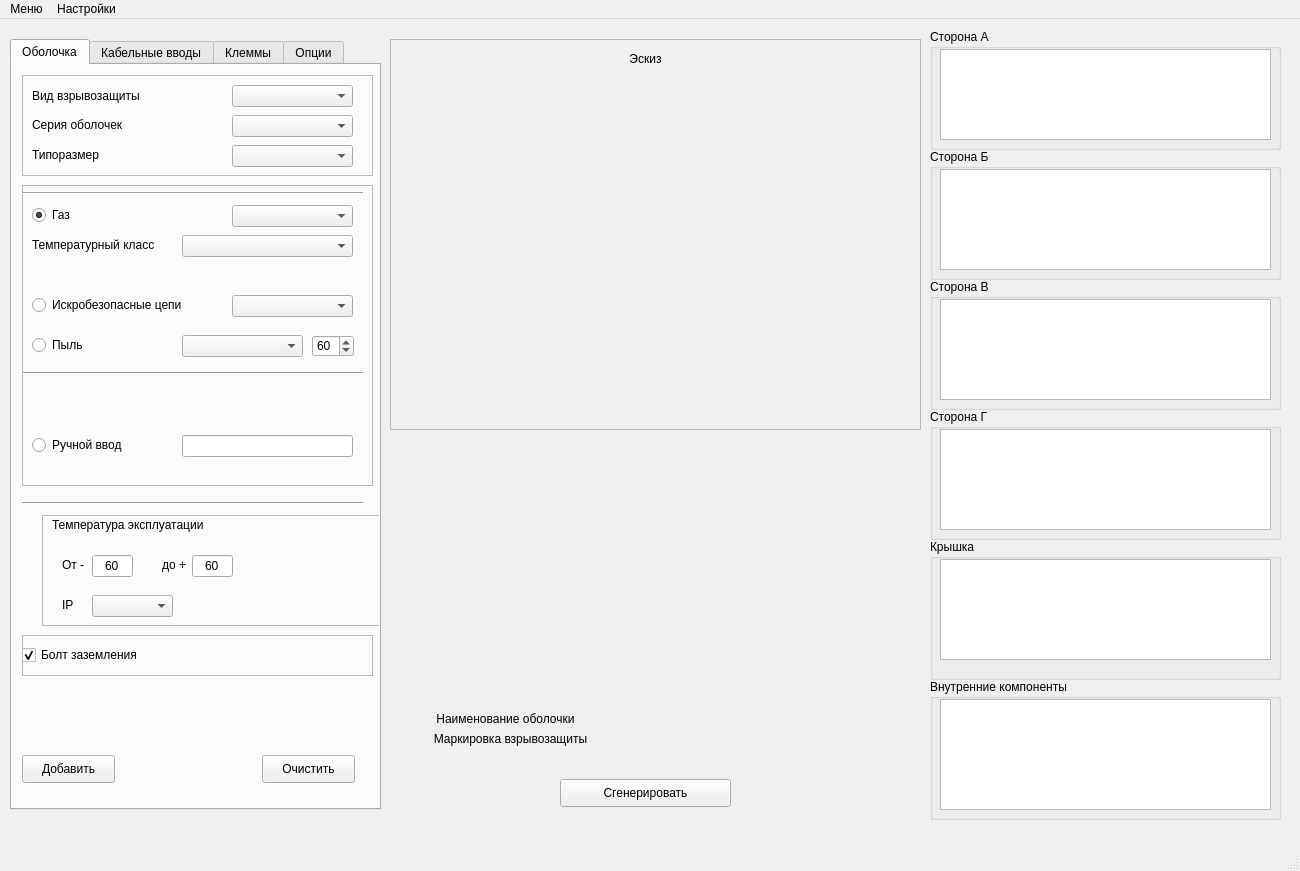
<?xml version="1.0" encoding="UTF-8"?>
<ui version="4.0">
 <class>MainWindow</class>
 <widget class="QMainWindow" name="MainWindow">
  <property name="enabled">
   <bool>true</bool>
  </property>
  <property name="geometry">
   <rect>
    <x>0</x>
    <y>0</y>
    <width>1300</width>
    <height>871</height>
   </rect>
  </property>
  <property name="windowTitle">
   <string>Программа подбора клеммных коробок &quot;СПЕЦМАШ&quot;</string>
  </property>
  <property name="windowIcon">
   <iconset>
    <normaloff>//fs_spb/Docs/КД/ВЗОР/03 КД/10 Светильники/0. База КОМПАС/3D модели/_Документация/12. Фотографии и рендеры/Картинки и фоновые изображения/Логотип СПЕЦМАШ.JPG</normaloff>//fs_spb/Docs/КД/ВЗОР/03 КД/10 Светильники/0. База КОМПАС/3D модели/_Документация/12. Фотографии и рендеры/Картинки и фоновые изображения/Логотип СПЕЦМАШ.JPG</iconset>
  </property>
  <widget class="QWidget" name="centralwidget">
   <widget class="QTabWidget" name="tabWidget">
    <property name="enabled">
     <bool>true</bool>
    </property>
    <property name="geometry">
     <rect>
      <x>10</x>
      <y>20</y>
      <width>371</width>
      <height>771</height>
     </rect>
    </property>
    <property name="focusPolicy">
     <enum>Qt::TabFocus</enum>
    </property>
    <property name="currentIndex">
     <number>0</number>
    </property>
    <widget class="QWidget" name="tab">
     <attribute name="title">
      <string>Оболочка</string>
     </attribute>
     <widget class="QFrame" name="ex_mark_frame">
      <property name="geometry">
       <rect>
        <x>10</x>
        <y>10</y>
        <width>351</width>
        <height>101</height>
       </rect>
      </property>
      <property name="frameShape">
       <enum>QFrame::StyledPanel</enum>
      </property>
      <property name="frameShadow">
       <enum>QFrame::Raised</enum>
      </property>
      <widget class="QComboBox" name="enclosure_size_comboBox">
       <property name="geometry">
        <rect>
         <x>210</x>
         <y>70</y>
         <width>121</width>
         <height>22</height>
        </rect>
       </property>
      </widget>
      <widget class="QComboBox" name="enclosure_series_comboBox">
       <property name="geometry">
        <rect>
         <x>210</x>
         <y>40</y>
         <width>121</width>
         <height>22</height>
        </rect>
       </property>
      </widget>
      <widget class="QLabel" name="label_3">
       <property name="geometry">
        <rect>
         <x>10</x>
         <y>70</y>
         <width>111</width>
         <height>20</height>
        </rect>
       </property>
       <property name="text">
        <string>Типоразмер</string>
       </property>
      </widget>
      <widget class="QComboBox" name="ex_type_comboBox">
       <property name="geometry">
        <rect>
         <x>210</x>
         <y>10</y>
         <width>121</width>
         <height>22</height>
        </rect>
       </property>
      </widget>
      <widget class="QLabel" name="label_2">
       <property name="geometry">
        <rect>
         <x>10</x>
         <y>40</y>
         <width>121</width>
         <height>20</height>
        </rect>
       </property>
       <property name="text">
        <string>Серия оболочек</string>
       </property>
      </widget>
      <widget class="QLabel" name="label_4">
       <property name="geometry">
        <rect>
         <x>10</x>
         <y>10</y>
         <width>171</width>
         <height>21</height>
        </rect>
       </property>
       <property name="layoutDirection">
        <enum>Qt::LeftToRight</enum>
       </property>
       <property name="text">
        <string>Вид взрывозащиты</string>
       </property>
      </widget>
     </widget>
     <widget class="QFrame" name="frame_5">
      <property name="geometry">
       <rect>
        <x>10</x>
        <y>570</y>
        <width>351</width>
        <height>41</height>
       </rect>
      </property>
      <property name="frameShape">
       <enum>QFrame::StyledPanel</enum>
      </property>
      <property name="frameShadow">
       <enum>QFrame::Raised</enum>
      </property>
      <widget class="QCheckBox" name="earth_bolt_checkBox">
       <property name="enabled">
        <bool>true</bool>
       </property>
       <property name="geometry">
        <rect>
         <x>0</x>
         <y>10</y>
         <width>151</width>
         <height>20</height>
        </rect>
       </property>
       <property name="text">
        <string>Болт заземления</string>
       </property>
       <property name="checked">
        <bool>true</bool>
       </property>
      </widget>
     </widget>
     <widget class="QFrame" name="frame_6">
      <property name="geometry">
       <rect>
        <x>30</x>
        <y>450</y>
        <width>351</width>
        <height>111</height>
       </rect>
      </property>
      <property name="frameShape">
       <enum>QFrame::StyledPanel</enum>
      </property>
      <property name="frameShadow">
       <enum>QFrame::Raised</enum>
      </property>
      <widget class="QLabel" name="label_9">
       <property name="geometry">
        <rect>
         <x>20</x>
         <y>80</y>
         <width>31</width>
         <height>20</height>
        </rect>
       </property>
       <property name="text">
        <string>IP</string>
       </property>
      </widget>
      <widget class="QLineEdit" name="lo_temperature_limit_lineEdit">
       <property name="geometry">
        <rect>
         <x>50</x>
         <y>40</y>
         <width>41</width>
         <height>22</height>
        </rect>
       </property>
       <property name="text">
        <string>60</string>
       </property>
       <property name="alignment">
        <set>Qt::AlignCenter</set>
       </property>
      </widget>
      <widget class="QComboBox" name="ip_mark_selection_comboBox">
       <property name="geometry">
        <rect>
         <x>50</x>
         <y>80</y>
         <width>81</width>
         <height>22</height>
        </rect>
       </property>
      </widget>
      <widget class="QLineEdit" name="top_temperature_limit_lineEdit">
       <property name="geometry">
        <rect>
         <x>150</x>
         <y>40</y>
         <width>41</width>
         <height>22</height>
        </rect>
       </property>
       <property name="text">
        <string>60</string>
       </property>
       <property name="alignment">
        <set>Qt::AlignCenter</set>
       </property>
      </widget>
      <widget class="QLabel" name="label_8">
       <property name="geometry">
        <rect>
         <x>120</x>
         <y>40</y>
         <width>31</width>
         <height>20</height>
        </rect>
       </property>
       <property name="text">
        <string>до +</string>
       </property>
      </widget>
      <widget class="QLabel" name="label_6">
       <property name="geometry">
        <rect>
         <x>10</x>
         <y>0</y>
         <width>171</width>
         <height>20</height>
        </rect>
       </property>
       <property name="text">
        <string>Температура эксплуатации</string>
       </property>
      </widget>
      <widget class="QLabel" name="label_7">
       <property name="geometry">
        <rect>
         <x>20</x>
         <y>40</y>
         <width>31</width>
         <height>20</height>
        </rect>
       </property>
       <property name="text">
        <string>От -</string>
       </property>
      </widget>
     </widget>
     <widget class="QPushButton" name="add_enclosure_data_pushButton">
      <property name="geometry">
       <rect>
        <x>10</x>
        <y>690</y>
        <width>93</width>
        <height>28</height>
       </rect>
      </property>
      <property name="text">
       <string>Добавить</string>
      </property>
     </widget>
     <widget class="QPushButton" name="clear_enclosure_data_pushButton">
      <property name="geometry">
       <rect>
        <x>250</x>
        <y>690</y>
        <width>93</width>
        <height>28</height>
       </rect>
      </property>
      <property name="text">
       <string>Очистить</string>
      </property>
     </widget>
     <widget class="QFrame" name="ex_mark_frame_4">
      <property name="geometry">
       <rect>
        <x>10</x>
        <y>120</y>
        <width>351</width>
        <height>301</height>
       </rect>
      </property>
      <property name="frameShape">
       <enum>QFrame::StyledPanel</enum>
      </property>
      <property name="frameShadow">
       <enum>QFrame::Raised</enum>
      </property>
      <widget class="QRadioButton" name="gas_mark_enable_radioButton">
       <property name="enabled">
        <bool>true</bool>
       </property>
       <property name="geometry">
        <rect>
         <x>10</x>
         <y>20</y>
         <width>51</width>
         <height>20</height>
        </rect>
       </property>
       <property name="text">
        <string>Газ</string>
       </property>
       <property name="checked">
        <bool>true</bool>
       </property>
      </widget>
      <widget class="QRadioButton" name="ia_radioButton_3">
       <property name="enabled">
        <bool>true</bool>
       </property>
       <property name="geometry">
        <rect>
         <x>10</x>
         <y>150</y>
         <width>61</width>
         <height>20</height>
        </rect>
       </property>
       <property name="text">
        <string>Пыль</string>
       </property>
      </widget>
      <widget class="QComboBox" name="dust_mark_comboBox">
       <property name="geometry">
        <rect>
         <x>160</x>
         <y>150</y>
         <width>121</width>
         <height>22</height>
        </rect>
       </property>
      </widget>
      <widget class="QLineEdit" name="ex_mark_manual_enter">
       <property name="geometry">
        <rect>
         <x>160</x>
         <y>250</y>
         <width>171</width>
         <height>22</height>
        </rect>
       </property>
       <property name="text">
        <string/>
       </property>
       <property name="alignment">
        <set>Qt::AlignCenter</set>
       </property>
      </widget>
      <widget class="QComboBox" name="ex_gas_mark_comboBox">
       <property name="enabled">
        <bool>true</bool>
       </property>
       <property name="geometry">
        <rect>
         <x>210</x>
         <y>20</y>
         <width>121</width>
         <height>22</height>
        </rect>
       </property>
       <property name="focusPolicy">
        <enum>Qt::NoFocus</enum>
       </property>
      </widget>
      <widget class="QRadioButton" name="spark_mark_enable_radioButton_4">
       <property name="enabled">
        <bool>true</bool>
       </property>
       <property name="geometry">
        <rect>
         <x>10</x>
         <y>110</y>
         <width>171</width>
         <height>20</height>
        </rect>
       </property>
       <property name="text">
        <string>Искробезопасные цепи</string>
       </property>
      </widget>
      <widget class="QRadioButton" name="ib_radioButton_5">
       <property name="enabled">
        <bool>true</bool>
       </property>
       <property name="geometry">
        <rect>
         <x>10</x>
         <y>250</y>
         <width>111</width>
         <height>20</height>
        </rect>
       </property>
       <property name="text">
        <string>Ручной ввод</string>
       </property>
      </widget>
      <widget class="QComboBox" name="spark_mark_comboBox">
       <property name="geometry">
        <rect>
         <x>210</x>
         <y>110</y>
         <width>121</width>
         <height>22</height>
        </rect>
       </property>
      </widget>
      <widget class="QComboBox" name="temperature_class_comboBox">
       <property name="geometry">
        <rect>
         <x>160</x>
         <y>50</y>
         <width>171</width>
         <height>22</height>
        </rect>
       </property>
      </widget>
      <widget class="QLabel" name="label_13">
       <property name="geometry">
        <rect>
         <x>10</x>
         <y>50</y>
         <width>161</width>
         <height>20</height>
        </rect>
       </property>
       <property name="text">
        <string>Температурный класс</string>
       </property>
      </widget>
      <widget class="QSpinBox" name="dust_temperature_spinBox">
       <property name="geometry">
        <rect>
         <x>290</x>
         <y>150</y>
         <width>42</width>
         <height>22</height>
        </rect>
       </property>
       <property name="maximum">
        <number>195</number>
       </property>
       <property name="value">
        <number>60</number>
       </property>
      </widget>
      <widget class="Line" name="line">
       <property name="geometry">
        <rect>
         <x>0</x>
         <y>180</y>
         <width>341</width>
         <height>16</height>
        </rect>
       </property>
       <property name="orientation">
        <enum>Qt::Horizontal</enum>
       </property>
      </widget>
      <widget class="Line" name="line_2">
       <property name="geometry">
        <rect>
         <x>0</x>
         <y>0</y>
         <width>341</width>
         <height>16</height>
        </rect>
       </property>
       <property name="orientation">
        <enum>Qt::Horizontal</enum>
       </property>
      </widget>
     </widget>
     <widget class="Line" name="line_3">
      <property name="geometry">
       <rect>
        <x>10</x>
        <y>430</y>
        <width>341</width>
        <height>16</height>
       </rect>
      </property>
      <property name="orientation">
       <enum>Qt::Horizontal</enum>
      </property>
     </widget>
    </widget>
    <widget class="QWidget" name="tab_3">
     <attribute name="title">
      <string>Кабельные вводы</string>
     </attribute>
     <widget class="QPushButton" name="add_cable_gland_pushButton">
      <property name="geometry">
       <rect>
        <x>140</x>
        <y>700</y>
        <width>93</width>
        <height>28</height>
       </rect>
      </property>
      <property name="text">
       <string>Добавить</string>
      </property>
     </widget>
     <widget class="QFrame" name="frame_8">
      <property name="geometry">
       <rect>
        <x>0</x>
        <y>0</y>
        <width>361</width>
        <height>111</height>
       </rect>
      </property>
      <property name="frameShape">
       <enum>QFrame::StyledPanel</enum>
      </property>
      <property name="frameShadow">
       <enum>QFrame::Raised</enum>
      </property>
      <widget class="QLabel" name="label_11">
       <property name="geometry">
        <rect>
         <x>10</x>
         <y>80</y>
         <width>171</width>
         <height>21</height>
        </rect>
       </property>
       <property name="layoutDirection">
        <enum>Qt::LeftToRight</enum>
       </property>
       <property name="text">
        <string>Размер и диапазон обжатия</string>
       </property>
      </widget>
      <widget class="QLabel" name="label_10">
       <property name="geometry">
        <rect>
         <x>10</x>
         <y>10</y>
         <width>171</width>
         <height>21</height>
        </rect>
       </property>
       <property name="layoutDirection">
        <enum>Qt::LeftToRight</enum>
       </property>
       <property name="text">
        <string>Тип ввода</string>
       </property>
      </widget>
      <widget class="QComboBox" name="cable_gland_series_comboBox">
       <property name="geometry">
        <rect>
         <x>190</x>
         <y>10</y>
         <width>171</width>
         <height>22</height>
        </rect>
       </property>
      </widget>
      <widget class="QComboBox" name="cable_gland_size_comboBox">
       <property name="geometry">
        <rect>
         <x>190</x>
         <y>80</y>
         <width>171</width>
         <height>22</height>
        </rect>
       </property>
      </widget>
      <widget class="QLabel" name="glan_compression_size_label">
       <property name="geometry">
        <rect>
         <x>10</x>
         <y>40</y>
         <width>171</width>
         <height>21</height>
        </rect>
       </property>
       <property name="layoutDirection">
        <enum>Qt::LeftToRight</enum>
       </property>
       <property name="text">
        <string>Диапазон обжатия: </string>
       </property>
      </widget>
     </widget>
     <widget class="QFrame" name="frame_9">
      <property name="geometry">
       <rect>
        <x>0</x>
        <y>140</y>
        <width>361</width>
        <height>201</height>
       </rect>
      </property>
      <property name="frameShape">
       <enum>QFrame::StyledPanel</enum>
      </property>
      <property name="frameShadow">
       <enum>QFrame::Raised</enum>
      </property>
      <widget class="QLabel" name="label_12">
       <property name="geometry">
        <rect>
         <x>80</x>
         <y>0</y>
         <width>221</width>
         <height>21</height>
        </rect>
       </property>
       <property name="layoutDirection">
        <enum>Qt::LeftToRight</enum>
       </property>
       <property name="text">
        <string>Сторона установки и количество</string>
       </property>
       <property name="alignment">
        <set>Qt::AlignCenter</set>
       </property>
      </widget>
      <widget class="QCheckBox" name="side_A_checkBox">
       <property name="geometry">
        <rect>
         <x>170</x>
         <y>30</y>
         <width>41</width>
         <height>20</height>
        </rect>
       </property>
       <property name="text">
        <string>А</string>
       </property>
      </widget>
      <widget class="QCheckBox" name="checkBox_2">
       <property name="geometry">
        <rect>
         <x>260</x>
         <y>80</y>
         <width>41</width>
         <height>20</height>
        </rect>
       </property>
       <property name="text">
        <string>Б</string>
       </property>
      </widget>
      <widget class="QCheckBox" name="checkBox_4">
       <property name="geometry">
        <rect>
         <x>80</x>
         <y>80</y>
         <width>41</width>
         <height>20</height>
        </rect>
       </property>
       <property name="text">
        <string>Г</string>
       </property>
      </widget>
      <widget class="QCheckBox" name="checkBox_3">
       <property name="geometry">
        <rect>
         <x>170</x>
         <y>140</y>
         <width>41</width>
         <height>20</height>
        </rect>
       </property>
       <property name="text">
        <string>В</string>
       </property>
      </widget>
      <widget class="QSpinBox" name="side_G_spinBox">
       <property name="geometry">
        <rect>
         <x>60</x>
         <y>110</y>
         <width>51</width>
         <height>22</height>
        </rect>
       </property>
      </widget>
      <widget class="QSpinBox" name="side_A_spinBox">
       <property name="geometry">
        <rect>
         <x>150</x>
         <y>60</y>
         <width>51</width>
         <height>22</height>
        </rect>
       </property>
      </widget>
      <widget class="QSpinBox" name="side_B_spinBox">
       <property name="geometry">
        <rect>
         <x>240</x>
         <y>110</y>
         <width>51</width>
         <height>22</height>
        </rect>
       </property>
      </widget>
      <widget class="QSpinBox" name="side_V_spinBox">
       <property name="geometry">
        <rect>
         <x>150</x>
         <y>170</y>
         <width>51</width>
         <height>22</height>
        </rect>
       </property>
      </widget>
     </widget>
     <widget class="QFrame" name="frame_3">
      <property name="geometry">
       <rect>
        <x>0</x>
        <y>500</y>
        <width>361</width>
        <height>181</height>
       </rect>
      </property>
      <property name="frameShape">
       <enum>QFrame::StyledPanel</enum>
      </property>
      <property name="frameShadow">
       <enum>QFrame::Raised</enum>
      </property>
      <widget class="QLineEdit" name="ex_mark_manual_enter_2">
       <property name="geometry">
        <rect>
         <x>160</x>
         <y>20</y>
         <width>171</width>
         <height>22</height>
        </rect>
       </property>
       <property name="text">
        <string/>
       </property>
       <property name="alignment">
        <set>Qt::AlignCenter</set>
       </property>
      </widget>
      <widget class="QLabel" name="label_16">
       <property name="geometry">
        <rect>
         <x>20</x>
         <y>0</y>
         <width>171</width>
         <height>21</height>
        </rect>
       </property>
       <property name="layoutDirection">
        <enum>Qt::LeftToRight</enum>
       </property>
       <property name="text">
        <string>Ручной ввод</string>
       </property>
      </widget>
     </widget>
     <widget class="QFrame" name="frame_4">
      <property name="geometry">
       <rect>
        <x>0</x>
        <y>350</y>
        <width>361</width>
        <height>141</height>
       </rect>
      </property>
      <property name="frameShape">
       <enum>QFrame::StyledPanel</enum>
      </property>
      <property name="frameShadow">
       <enum>QFrame::Raised</enum>
      </property>
      <widget class="QCheckBox" name="earth_ring_checkBox">
       <property name="geometry">
        <rect>
         <x>10</x>
         <y>50</y>
         <width>151</width>
         <height>20</height>
        </rect>
       </property>
       <property name="text">
        <string>Кольцо заземления КЗ</string>
       </property>
      </widget>
      <widget class="QCheckBox" name="checkBox_7">
       <property name="geometry">
        <rect>
         <x>10</x>
         <y>30</y>
         <width>201</width>
         <height>20</height>
        </rect>
       </property>
       <property name="text">
        <string>Заглушка ВЗ-ВЗ</string>
       </property>
      </widget>
      <widget class="QCheckBox" name="checkBox_8">
       <property name="geometry">
        <rect>
         <x>10</x>
         <y>10</y>
         <width>201</width>
         <height>20</height>
        </rect>
       </property>
       <property name="text">
        <string>Заглушка ВЗ-ВЗе</string>
       </property>
      </widget>
      <widget class="QCheckBox" name="earth_ring_checkBox_2">
       <property name="geometry">
        <rect>
         <x>10</x>
         <y>70</y>
         <width>151</width>
         <height>20</height>
        </rect>
       </property>
       <property name="text">
        <string>Контргайка только Exe</string>
       </property>
      </widget>
      <widget class="QCheckBox" name="earth_ring_checkBox_3">
       <property name="geometry">
        <rect>
         <x>10</x>
         <y>90</y>
         <width>221</width>
         <height>20</height>
        </rect>
       </property>
       <property name="text">
        <string>Рифленая шайба только для ВН и ВС</string>
       </property>
      </widget>
      <widget class="QCheckBox" name="earth_ring_checkBox_4">
       <property name="geometry">
        <rect>
         <x>10</x>
         <y>110</y>
         <width>221</width>
         <height>20</height>
        </rect>
       </property>
       <property name="text">
        <string>Защитный кожух Ч</string>
       </property>
      </widget>
     </widget>
    </widget>
    <widget class="QWidget" name="tab_4">
     <attribute name="title">
      <string>Клеммы</string>
     </attribute>
     <widget class="QFrame" name="frame_10">
      <property name="geometry">
       <rect>
        <x>0</x>
        <y>0</y>
        <width>371</width>
        <height>231</height>
       </rect>
      </property>
      <property name="frameShape">
       <enum>QFrame::StyledPanel</enum>
      </property>
      <property name="frameShadow">
       <enum>QFrame::Raised</enum>
      </property>
      <widget class="QComboBox" name="comboBox_26">
       <property name="geometry">
        <rect>
         <x>130</x>
         <y>130</y>
         <width>231</width>
         <height>22</height>
        </rect>
       </property>
      </widget>
      <widget class="QComboBox" name="comboBox_30">
       <property name="geometry">
        <rect>
         <x>130</x>
         <y>10</y>
         <width>231</width>
         <height>22</height>
        </rect>
       </property>
      </widget>
      <widget class="QLabel" name="label_33">
       <property name="geometry">
        <rect>
         <x>10</x>
         <y>70</y>
         <width>91</width>
         <height>20</height>
        </rect>
       </property>
       <property name="text">
        <string>Цвет</string>
       </property>
      </widget>
      <widget class="QLabel" name="label_34">
       <property name="geometry">
        <rect>
         <x>10</x>
         <y>100</y>
         <width>91</width>
         <height>20</height>
        </rect>
       </property>
       <property name="text">
        <string>Тип клеммы</string>
       </property>
      </widget>
      <widget class="QComboBox" name="comboBox_29">
       <property name="geometry">
        <rect>
         <x>130</x>
         <y>100</y>
         <width>231</width>
         <height>22</height>
        </rect>
       </property>
      </widget>
      <widget class="QComboBox" name="comboBox_28">
       <property name="geometry">
        <rect>
         <x>130</x>
         <y>70</y>
         <width>231</width>
         <height>22</height>
        </rect>
       </property>
      </widget>
      <widget class="QLabel" name="label_31">
       <property name="geometry">
        <rect>
         <x>10</x>
         <y>10</y>
         <width>111</width>
         <height>20</height>
        </rect>
       </property>
       <property name="text">
        <string>Производитель</string>
       </property>
      </widget>
      <widget class="QLabel" name="label_35">
       <property name="geometry">
        <rect>
         <x>10</x>
         <y>130</y>
         <width>91</width>
         <height>20</height>
        </rect>
       </property>
       <property name="text">
        <string>Кол-во</string>
       </property>
      </widget>
      <widget class="QLabel" name="label_32">
       <property name="geometry">
        <rect>
         <x>10</x>
         <y>40</y>
         <width>91</width>
         <height>20</height>
        </rect>
       </property>
       <property name="text">
        <string>Сечение жилы</string>
       </property>
      </widget>
      <widget class="QComboBox" name="comboBox_31">
       <property name="geometry">
        <rect>
         <x>130</x>
         <y>40</y>
         <width>231</width>
         <height>22</height>
        </rect>
       </property>
      </widget>
      <widget class="QLabel" name="label_41">
       <property name="geometry">
        <rect>
         <x>10</x>
         <y>190</y>
         <width>111</width>
         <height>20</height>
        </rect>
       </property>
       <property name="text">
        <string>Ряд</string>
       </property>
      </widget>
      <widget class="QLabel" name="label_40">
       <property name="geometry">
        <rect>
         <x>280</x>
         <y>160</y>
         <width>61</width>
         <height>20</height>
        </rect>
       </property>
       <property name="text">
        <string>мм</string>
       </property>
      </widget>
      <widget class="QLabel" name="label_28">
       <property name="geometry">
        <rect>
         <x>10</x>
         <y>160</y>
         <width>111</width>
         <height>20</height>
        </rect>
       </property>
       <property name="text">
        <string>Отступ от клемм</string>
       </property>
      </widget>
      <widget class="QPushButton" name="pushButton_4">
       <property name="geometry">
        <rect>
         <x>260</x>
         <y>190</y>
         <width>93</width>
         <height>28</height>
        </rect>
       </property>
       <property name="text">
        <string>Добавить</string>
       </property>
      </widget>
      <widget class="QLineEdit" name="lineEdit_14">
       <property name="geometry">
        <rect>
         <x>130</x>
         <y>190</y>
         <width>111</width>
         <height>22</height>
        </rect>
       </property>
      </widget>
      <widget class="QLineEdit" name="lineEdit_13">
       <property name="geometry">
        <rect>
         <x>130</x>
         <y>160</y>
         <width>141</width>
         <height>22</height>
        </rect>
       </property>
      </widget>
     </widget>
     <widget class="QFrame" name="frame_11">
      <property name="geometry">
       <rect>
        <x>0</x>
        <y>230</y>
        <width>371</width>
        <height>121</height>
       </rect>
      </property>
      <property name="frameShape">
       <enum>QFrame::StyledPanel</enum>
      </property>
      <property name="frameShadow">
       <enum>QFrame::Raised</enum>
      </property>
      <widget class="QPushButton" name="pushButton_7">
       <property name="geometry">
        <rect>
         <x>130</x>
         <y>90</y>
         <width>93</width>
         <height>28</height>
        </rect>
       </property>
       <property name="text">
        <string>Добавить</string>
       </property>
      </widget>
      <widget class="QLabel" name="label_36">
       <property name="geometry">
        <rect>
         <x>10</x>
         <y>30</y>
         <width>91</width>
         <height>20</height>
        </rect>
       </property>
       <property name="text">
        <string>Тип перемычки</string>
       </property>
      </widget>
      <widget class="QLabel" name="label_29">
       <property name="geometry">
        <rect>
         <x>170</x>
         <y>0</y>
         <width>71</width>
         <height>20</height>
        </rect>
       </property>
       <property name="text">
        <string>Перемычки</string>
       </property>
      </widget>
      <widget class="QComboBox" name="comboBox_24">
       <property name="geometry">
        <rect>
         <x>130</x>
         <y>30</y>
         <width>231</width>
         <height>22</height>
        </rect>
       </property>
      </widget>
      <widget class="QLabel" name="label_27">
       <property name="geometry">
        <rect>
         <x>10</x>
         <y>60</y>
         <width>91</width>
         <height>20</height>
        </rect>
       </property>
       <property name="text">
        <string>Кол-во</string>
       </property>
      </widget>
      <widget class="QLineEdit" name="lineEdit_11">
       <property name="geometry">
        <rect>
         <x>130</x>
         <y>60</y>
         <width>231</width>
         <height>22</height>
        </rect>
       </property>
      </widget>
     </widget>
     <widget class="QFrame" name="frame_12">
      <property name="geometry">
       <rect>
        <x>0</x>
        <y>350</y>
        <width>371</width>
        <height>111</height>
       </rect>
      </property>
      <property name="frameShape">
       <enum>QFrame::StyledPanel</enum>
      </property>
      <property name="frameShadow">
       <enum>QFrame::Raised</enum>
      </property>
      <widget class="QLabel" name="label_37">
       <property name="geometry">
        <rect>
         <x>10</x>
         <y>20</y>
         <width>91</width>
         <height>20</height>
        </rect>
       </property>
       <property name="text">
        <string>Тип </string>
       </property>
      </widget>
      <widget class="QComboBox" name="comboBox_25">
       <property name="geometry">
        <rect>
         <x>130</x>
         <y>20</y>
         <width>231</width>
         <height>22</height>
        </rect>
       </property>
      </widget>
      <widget class="QPushButton" name="pushButton_6">
       <property name="geometry">
        <rect>
         <x>140</x>
         <y>80</y>
         <width>93</width>
         <height>28</height>
        </rect>
       </property>
       <property name="text">
        <string>Добавить</string>
       </property>
      </widget>
      <widget class="QLineEdit" name="lineEdit_12">
       <property name="geometry">
        <rect>
         <x>130</x>
         <y>50</y>
         <width>231</width>
         <height>22</height>
        </rect>
       </property>
      </widget>
      <widget class="QLabel" name="label_38">
       <property name="geometry">
        <rect>
         <x>120</x>
         <y>0</y>
         <width>161</width>
         <height>20</height>
        </rect>
       </property>
       <property name="text">
        <string>Разделительная пластины</string>
       </property>
      </widget>
      <widget class="QLabel" name="label_39">
       <property name="geometry">
        <rect>
         <x>10</x>
         <y>50</y>
         <width>91</width>
         <height>20</height>
        </rect>
       </property>
       <property name="text">
        <string>Кол-во</string>
       </property>
      </widget>
     </widget>
     <widget class="QFrame" name="frame_13">
      <property name="geometry">
       <rect>
        <x>0</x>
        <y>460</y>
        <width>371</width>
        <height>121</height>
       </rect>
      </property>
      <property name="frameShape">
       <enum>QFrame::StyledPanel</enum>
      </property>
      <property name="frameShadow">
       <enum>QFrame::Raised</enum>
      </property>
      <widget class="QLabel" name="label_65">
       <property name="geometry">
        <rect>
         <x>10</x>
         <y>30</y>
         <width>91</width>
         <height>20</height>
        </rect>
       </property>
       <property name="text">
        <string>Тип </string>
       </property>
      </widget>
      <widget class="QLabel" name="label_67">
       <property name="geometry">
        <rect>
         <x>10</x>
         <y>60</y>
         <width>91</width>
         <height>20</height>
        </rect>
       </property>
       <property name="text">
        <string>Кол-во</string>
       </property>
      </widget>
      <widget class="QPushButton" name="pushButton_5">
       <property name="geometry">
        <rect>
         <x>130</x>
         <y>90</y>
         <width>93</width>
         <height>28</height>
        </rect>
       </property>
       <property name="text">
        <string>Добавить</string>
       </property>
      </widget>
      <widget class="QLabel" name="label_66">
       <property name="geometry">
        <rect>
         <x>130</x>
         <y>0</y>
         <width>141</width>
         <height>20</height>
        </rect>
       </property>
       <property name="text">
        <string>Концевой стопор</string>
       </property>
      </widget>
      <widget class="QLineEdit" name="lineEdit_25">
       <property name="geometry">
        <rect>
         <x>130</x>
         <y>60</y>
         <width>231</width>
         <height>22</height>
        </rect>
       </property>
      </widget>
      <widget class="QComboBox" name="comboBox_44">
       <property name="geometry">
        <rect>
         <x>130</x>
         <y>30</y>
         <width>231</width>
         <height>22</height>
        </rect>
       </property>
      </widget>
     </widget>
     <widget class="QFrame" name="frame_14">
      <property name="geometry">
       <rect>
        <x>0</x>
        <y>590</y>
        <width>361</width>
        <height>111</height>
       </rect>
      </property>
      <property name="frameShape">
       <enum>QFrame::StyledPanel</enum>
      </property>
      <property name="frameShadow">
       <enum>QFrame::Raised</enum>
      </property>
      <widget class="QCheckBox" name="checkBox_15">
       <property name="geometry">
        <rect>
         <x>10</x>
         <y>0</y>
         <width>111</width>
         <height>20</height>
        </rect>
       </property>
       <property name="text">
        <string>Экран кабеля</string>
       </property>
      </widget>
      <widget class="QLabel" name="label_68">
       <property name="geometry">
        <rect>
         <x>60</x>
         <y>20</y>
         <width>91</width>
         <height>20</height>
        </rect>
       </property>
       <property name="text">
        <string>Кол-во контактов</string>
       </property>
      </widget>
      <widget class="QPushButton" name="pushButton_3">
       <property name="geometry">
        <rect>
         <x>110</x>
         <y>80</y>
         <width>93</width>
         <height>28</height>
        </rect>
       </property>
       <property name="text">
        <string>Добавить</string>
       </property>
      </widget>
      <widget class="QLabel" name="label_69">
       <property name="geometry">
        <rect>
         <x>250</x>
         <y>20</y>
         <width>41</width>
         <height>20</height>
        </rect>
       </property>
       <property name="text">
        <string>Кол-во</string>
       </property>
      </widget>
      <widget class="QRadioButton" name="radioButton_11">
       <property name="geometry">
        <rect>
         <x>10</x>
         <y>40</y>
         <width>61</width>
         <height>20</height>
        </rect>
       </property>
       <property name="text">
        <string>Шина</string>
       </property>
      </widget>
      <widget class="QLineEdit" name="lineEdit_26">
       <property name="geometry">
        <rect>
         <x>230</x>
         <y>40</y>
         <width>71</width>
         <height>22</height>
        </rect>
       </property>
      </widget>
      <widget class="QRadioButton" name="radioButton_12">
       <property name="geometry">
        <rect>
         <x>170</x>
         <y>40</y>
         <width>71</width>
         <height>20</height>
        </rect>
       </property>
       <property name="text">
        <string>Клеммы</string>
       </property>
      </widget>
      <widget class="QLineEdit" name="lineEdit_27">
       <property name="geometry">
        <rect>
         <x>70</x>
         <y>40</y>
         <width>71</width>
         <height>22</height>
        </rect>
       </property>
      </widget>
     </widget>
    </widget>
    <widget class="QWidget" name="tab_7">
     <attribute name="title">
      <string>Опции</string>
     </attribute>
     <widget class="QFrame" name="frame_7">
      <property name="geometry">
       <rect>
        <x>0</x>
        <y>10</y>
        <width>351</width>
        <height>161</height>
       </rect>
      </property>
      <property name="frameShape">
       <enum>QFrame::StyledPanel</enum>
      </property>
      <property name="frameShadow">
       <enum>QFrame::Raised</enum>
      </property>
      <widget class="QLabel" name="label">
       <property name="geometry">
        <rect>
         <x>10</x>
         <y>60</y>
         <width>47</width>
         <height>13</height>
        </rect>
       </property>
       <property name="text">
        <string>Цвет</string>
       </property>
      </widget>
      <widget class="QSpinBox" name="spinBox">
       <property name="geometry">
        <rect>
         <x>130</x>
         <y>120</y>
         <width>141</width>
         <height>22</height>
        </rect>
       </property>
      </widget>
      <widget class="QComboBox" name="comboBox_18">
       <property name="geometry">
        <rect>
         <x>130</x>
         <y>60</y>
         <width>141</width>
         <height>22</height>
        </rect>
       </property>
      </widget>
      <widget class="QComboBox" name="comboBox_20">
       <property name="geometry">
        <rect>
         <x>130</x>
         <y>30</y>
         <width>141</width>
         <height>22</height>
        </rect>
       </property>
      </widget>
      <widget class="QCheckBox" name="earth_ring_checkBox_5">
       <property name="geometry">
        <rect>
         <x>10</x>
         <y>0</y>
         <width>101</width>
         <height>20</height>
        </rect>
       </property>
       <property name="text">
        <string>Индикация </string>
       </property>
      </widget>
      <widget class="QLabel" name="label_14">
       <property name="geometry">
        <rect>
         <x>10</x>
         <y>120</y>
         <width>91</width>
         <height>16</height>
        </rect>
       </property>
       <property name="text">
        <string>Количество</string>
       </property>
      </widget>
      <widget class="QLabel" name="label_15">
       <property name="geometry">
        <rect>
         <x>10</x>
         <y>30</y>
         <width>111</width>
         <height>16</height>
        </rect>
       </property>
       <property name="text">
        <string>Сторона установки</string>
       </property>
      </widget>
      <widget class="QComboBox" name="comboBox_19">
       <property name="geometry">
        <rect>
         <x>130</x>
         <y>90</y>
         <width>141</width>
         <height>22</height>
        </rect>
       </property>
      </widget>
      <widget class="QLabel" name="label_5">
       <property name="geometry">
        <rect>
         <x>10</x>
         <y>90</y>
         <width>91</width>
         <height>16</height>
        </rect>
       </property>
       <property name="text">
        <string>Напряжение</string>
       </property>
      </widget>
     </widget>
     <widget class="QFrame" name="frame_15">
      <property name="geometry">
       <rect>
        <x>0</x>
        <y>180</y>
        <width>351</width>
        <height>121</height>
       </rect>
      </property>
      <property name="frameShape">
       <enum>QFrame::StyledPanel</enum>
      </property>
      <property name="frameShadow">
       <enum>QFrame::Raised</enum>
      </property>
      <widget class="QCheckBox" name="earth_ring_checkBox_6">
       <property name="geometry">
        <rect>
         <x>10</x>
         <y>10</y>
         <width>151</width>
         <height>20</height>
        </rect>
       </property>
       <property name="text">
        <string>Крепление стандартное</string>
       </property>
      </widget>
     </widget>
     <widget class="QFrame" name="frame_16">
      <property name="geometry">
       <rect>
        <x>0</x>
        <y>310</y>
        <width>361</width>
        <height>121</height>
       </rect>
      </property>
      <property name="frameShape">
       <enum>QFrame::StyledPanel</enum>
      </property>
      <property name="frameShadow">
       <enum>QFrame::Raised</enum>
      </property>
      <widget class="QLineEdit" name="lineEdit">
       <property name="geometry">
        <rect>
         <x>170</x>
         <y>10</y>
         <width>191</width>
         <height>20</height>
        </rect>
       </property>
      </widget>
      <widget class="QLabel" name="label_17">
       <property name="geometry">
        <rect>
         <x>10</x>
         <y>10</y>
         <width>151</width>
         <height>16</height>
        </rect>
       </property>
       <property name="text">
        <string>Дополнительная маркировка</string>
       </property>
      </widget>
     </widget>
    </widget>
   </widget>
   <widget class="QFrame" name="frame_2">
    <property name="geometry">
     <rect>
      <x>390</x>
      <y>20</y>
      <width>531</width>
      <height>391</height>
     </rect>
    </property>
    <property name="frameShape">
     <enum>QFrame::StyledPanel</enum>
    </property>
    <property name="frameShadow">
     <enum>QFrame::Raised</enum>
    </property>
    <widget class="QLabel" name="label_30">
     <property name="geometry">
      <rect>
       <x>220</x>
       <y>10</y>
       <width>71</width>
       <height>20</height>
      </rect>
     </property>
     <property name="text">
      <string>Эскиз</string>
     </property>
     <property name="alignment">
      <set>Qt::AlignCenter</set>
     </property>
    </widget>
   </widget>
   <widget class="QPushButton" name="generate_pushButton">
    <property name="geometry">
     <rect>
      <x>560</x>
      <y>760</y>
      <width>171</width>
      <height>28</height>
     </rect>
    </property>
    <property name="text">
     <string>Сгенерировать</string>
    </property>
   </widget>
   <widget class="QGroupBox" name="groupBox">
    <property name="geometry">
     <rect>
      <x>930</x>
      <y>10</y>
      <width>351</width>
      <height>121</height>
     </rect>
    </property>
    <property name="title">
     <string>Сторона А</string>
    </property>
    <widget class="QTableWidget" name="A_side_tableWidget">
     <property name="geometry">
      <rect>
       <x>10</x>
       <y>20</y>
       <width>331</width>
       <height>91</height>
      </rect>
     </property>
    </widget>
   </widget>
   <widget class="QGroupBox" name="groupBox_2">
    <property name="geometry">
     <rect>
      <x>930</x>
      <y>130</y>
      <width>351</width>
      <height>131</height>
     </rect>
    </property>
    <property name="title">
     <string>Сторона Б</string>
    </property>
    <widget class="QTableWidget" name="B_side_tableWidget">
     <property name="geometry">
      <rect>
       <x>10</x>
       <y>20</y>
       <width>331</width>
       <height>101</height>
      </rect>
     </property>
    </widget>
   </widget>
   <widget class="QGroupBox" name="groupBox_3">
    <property name="geometry">
     <rect>
      <x>930</x>
      <y>260</y>
      <width>351</width>
      <height>131</height>
     </rect>
    </property>
    <property name="title">
     <string>Сторона В</string>
    </property>
    <widget class="QTableWidget" name="V_side_tableWidget">
     <property name="geometry">
      <rect>
       <x>10</x>
       <y>20</y>
       <width>331</width>
       <height>101</height>
      </rect>
     </property>
    </widget>
   </widget>
   <widget class="QGroupBox" name="groupBox_4">
    <property name="geometry">
     <rect>
      <x>930</x>
      <y>390</y>
      <width>351</width>
      <height>131</height>
     </rect>
    </property>
    <property name="title">
     <string>Сторона Г</string>
    </property>
    <widget class="QTableWidget" name="G_side_tableWidget">
     <property name="geometry">
      <rect>
       <x>10</x>
       <y>20</y>
       <width>331</width>
       <height>101</height>
      </rect>
     </property>
    </widget>
   </widget>
   <widget class="QGroupBox" name="groupBox_5">
    <property name="geometry">
     <rect>
      <x>930</x>
      <y>520</y>
      <width>351</width>
      <height>141</height>
     </rect>
    </property>
    <property name="title">
     <string>Крышка</string>
    </property>
    <widget class="QTableWidget" name="Cover_tableWidget">
     <property name="geometry">
      <rect>
       <x>10</x>
       <y>20</y>
       <width>331</width>
       <height>101</height>
      </rect>
     </property>
    </widget>
   </widget>
   <widget class="QGroupBox" name="groupBox_6">
    <property name="geometry">
     <rect>
      <x>930</x>
      <y>660</y>
      <width>351</width>
      <height>141</height>
     </rect>
    </property>
    <property name="title">
     <string>Внутренние компоненты</string>
    </property>
    <widget class="QTableWidget" name="Inner_components_tableWidget">
     <property name="geometry">
      <rect>
       <x>10</x>
       <y>20</y>
       <width>331</width>
       <height>111</height>
      </rect>
     </property>
    </widget>
   </widget>
   <widget class="QLabel" name="Ex_enclosure_name_label">
    <property name="geometry">
     <rect>
      <x>420</x>
      <y>690</y>
      <width>171</width>
      <height>20</height>
     </rect>
    </property>
    <property name="text">
     <string>Наименование оболочки</string>
    </property>
    <property name="alignment">
     <set>Qt::AlignCenter</set>
    </property>
   </widget>
   <widget class="QLabel" name="Ex_full_marking_label">
    <property name="geometry">
     <rect>
      <x>420</x>
      <y>710</y>
      <width>181</width>
      <height>20</height>
     </rect>
    </property>
    <property name="text">
     <string>Маркировка взрывозащиты</string>
    </property>
    <property name="alignment">
     <set>Qt::AlignCenter</set>
    </property>
   </widget>
  </widget>
  <widget class="QMenuBar" name="menubar">
   <property name="geometry">
    <rect>
     <x>0</x>
     <y>0</y>
     <width>1300</width>
     <height>26</height>
    </rect>
   </property>
   <widget class="QMenu" name="menu">
    <property name="title">
     <string>Меню</string>
    </property>
    <addaction name="action"/>
   </widget>
   <widget class="QMenu" name="menu_2">
    <property name="title">
     <string>Настройки</string>
    </property>
    <addaction name="action_2"/>
   </widget>
   <addaction name="menu"/>
   <addaction name="menu_2"/>
  </widget>
  <widget class="QStatusBar" name="statusbar"/>
  <action name="action">
   <property name="text">
    <string>Выход</string>
   </property>
  </action>
  <action name="action_2">
   <property name="text">
    <string>Пути</string>
   </property>
  </action>
 </widget>
 <resources/>
 <connections/>
</ui>
